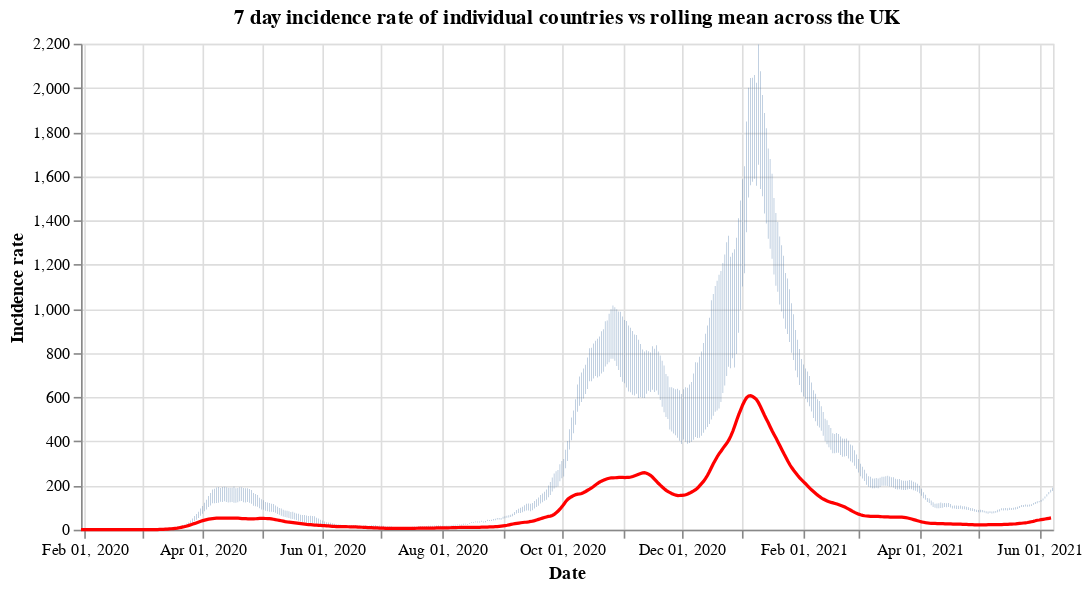

The code cell stored with this chart in its notebook:
### Code cell
#collapse
countries = uk_cases['areaName'].unique()
countries.sort()

selection = alt.selection_single(
    name='Select',
    fields=['areaName'],
    init={'areaName': 'Wales'},
    bind={'areaName': alt.binding_select(options=countries)}
)

# scatter plot, modify opacity based on selection
bars = alt.Chart(uk_cases).mark_bar().add_selection(
    selection
).encode(
    x=alt.X("yearmonthdate(date):T", axis=alt.Axis(title='Date')),
    y=alt.Y("weeklyCasesRate:Q", axis=alt.Axis(title='Incidence rate')),
    tooltip='weeklyCasesRate:Q',
    opacity=alt.condition(selection, alt.value(1), alt.value(0))
).properties(title=f'7 day incidence rate of individual countries vs rolling mean across the UK', width=600)

line = alt.Chart(overview_cases).mark_line(
    color='red',
    size=2,
).transform_window(
    rolling_mean='mean(weeklyCasesRate)',
    frame=[0, 7]
).encode(
    x='yearmonthdate(date):T',
    y='rolling_mean:Q'
)

alt.layer(bars, line)

### Figure 1 — Vega-Lite specification as saved in the notebook (floating-point values rounded to 4 significant figures; data arrays with more than 128 entries replaced by an {"elided": "..."} marker saying what was removed)
{"config": {"view": {"continuousWidth": 400, "continuousHeight": 300}}, "layer": [{"data": {"name": "data-0ec79770af4eea62be6cd8df7c0a1789"}, "mark": "bar", "encoding": {"opacity": {"condition": {"value": 1, "selection": "Select"}, "value": 0}, "tooltip": {"type": "quantitative", "field": "weeklyCasesRate"}, "x": {"type": "temporal", "axis": {"title": "Date"}, "field": "date", "timeUnit": "yearmonthdate"}, "y": {"type": "quantitative", "axis": {"title": "Incidence rate"}, "field": "weeklyCasesRate"}}, "selection": {"Select": {"type": "single", "fields": ["areaName"], "init": {"areaName": "Wales"}, "bind": {"areaName": {"input": "select", "options": ["England", "Northern Ireland", "Scotland", "Wales"]}}}}, "title": "7 day incidence rate of individual countries vs rolling mean across the UK", "width": 600}, {"data": {"name": "data-5afe19ec60b21bb4da576b2f84807c03"}, "mark": {"type": "line", "color": "red", "size": 2}, "encoding": {"x": {"type": "temporal", "field": "date", "timeUnit": "yearmonthdate"}, "y": {"type": "quantitative", "field": "rolling_mean"}}, "transform": [{"window": [{"op": "mean", "field": "weeklyCasesRate", "as": "rolling_mean"}], "frame": [0, 7]}]}], "$schema": "https://vega.github.io/schema/vega-lite/v4.8.1.json", "datasets": {"data-0ec79770af4eea62be6cd8df7c0a1789": {"elided": "1888 records"}, "data-5afe19ec60b21bb4da576b2f84807c03": {"elided": "495 records"}}}
